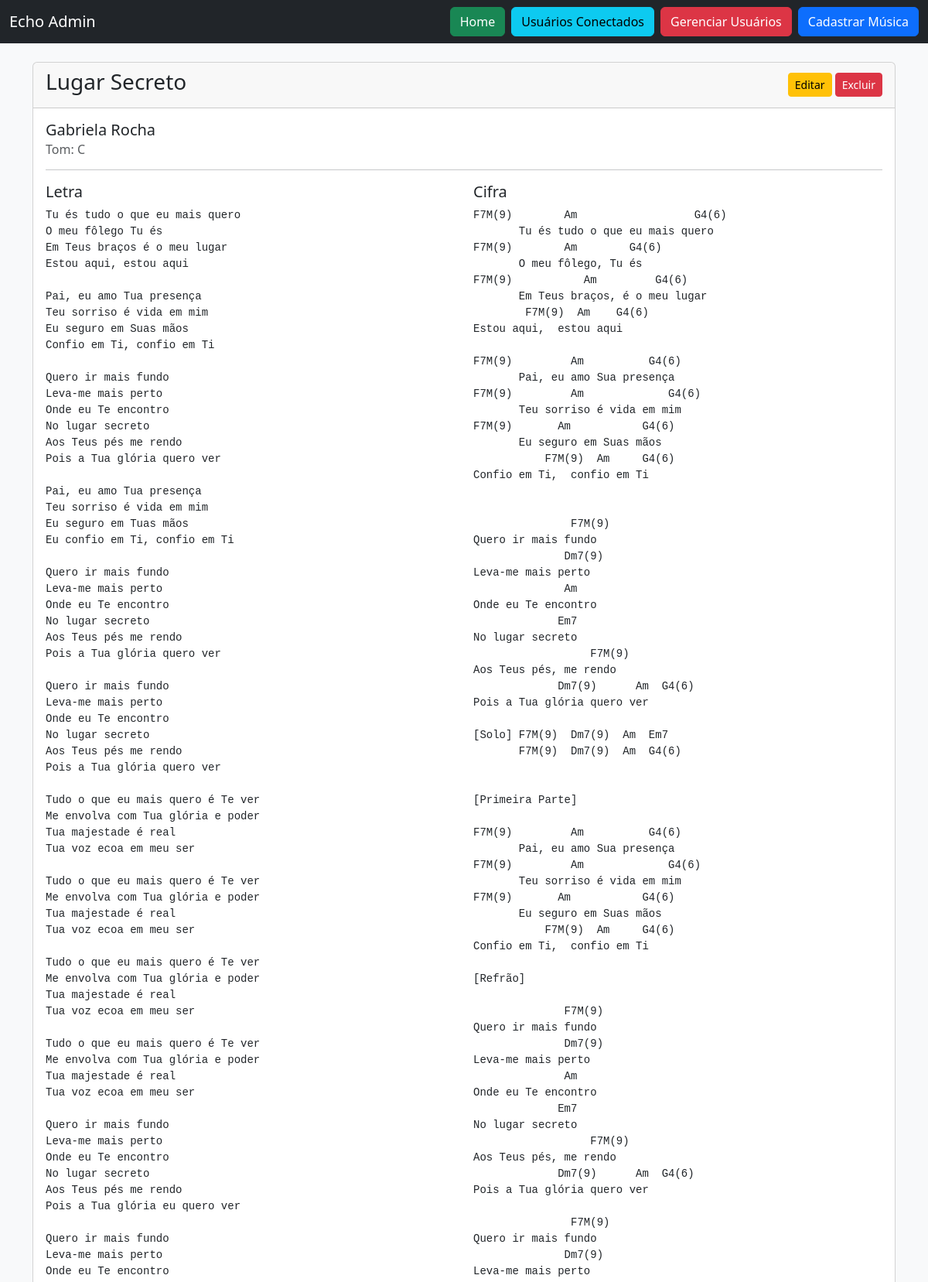
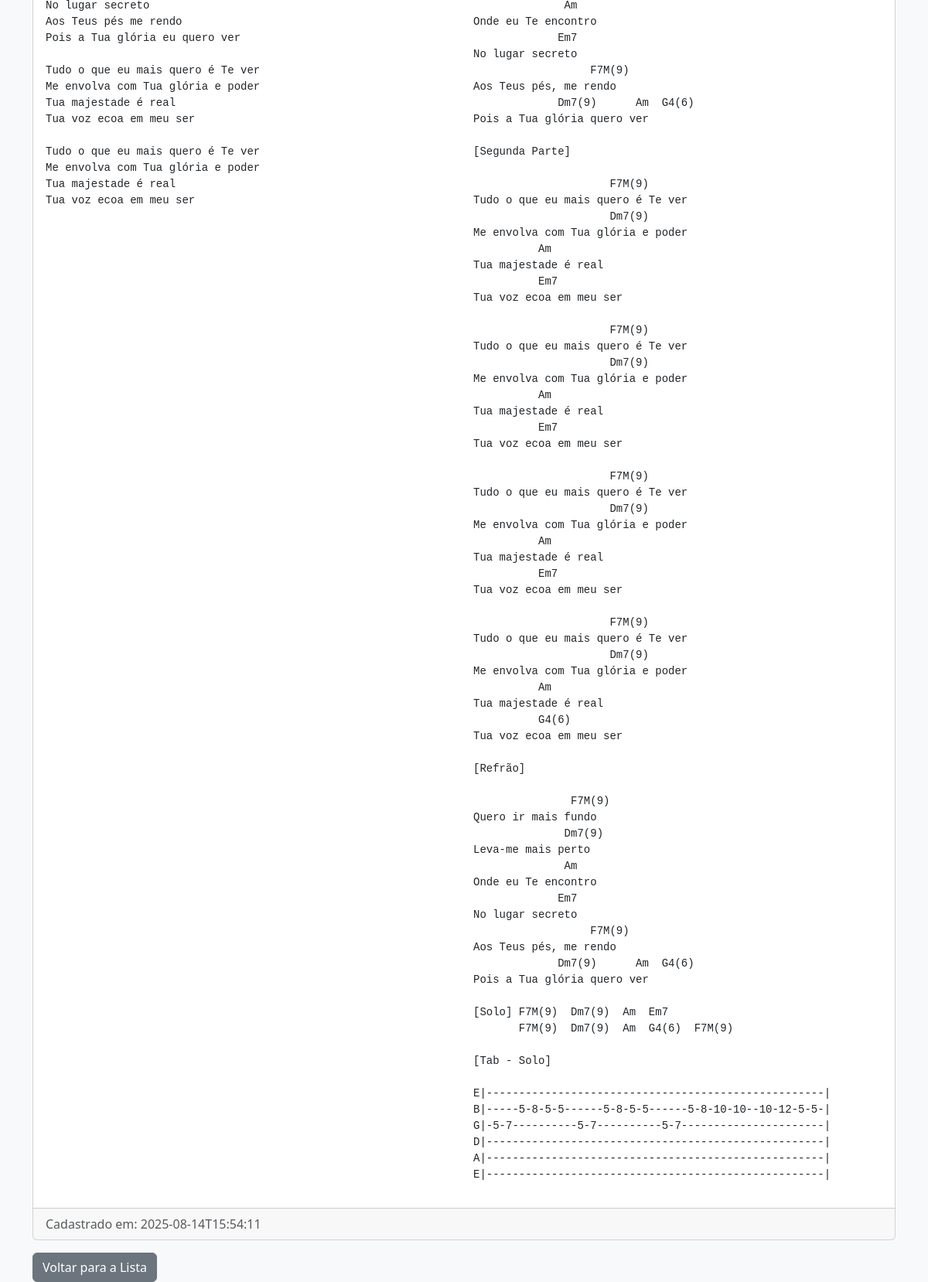
Page /cifras/4 on the committed database (2 pictures, top to bottom).
### tables this page shows
CREATE TABLE cifras (
            id INTEGER PRIMARY KEY AUTOINCREMENT,
            titulo TEXT NOT NULL,
            banda TEXT NOT NULL,
            tom TEXT NOT NULL,
            capotraste TEXT,
            afinacao TEXT,
            letra TEXT NOT NULL,
            cifra TEXT NOT NULL,
            arquivo TEXT,
            created_at TEXT NOT NULL
        );

### app.py (the view)
@app.route("/cifras/<int:cifra_id>")
def detalhar_cifra(cifra_id):
    conn = get_cifras_conn()
    cur = conn.cursor()
    cur.execute("SELECT * FROM cifras WHERE id = ?", (cifra_id,))
    row = cur.fetchone()
    conn.close()
    if not row:
        flash("Registro não encontrado.", "warning")
        return redirect(url_for("listar_cifras"))
    return render_template("detail.html", m=row)

### app.py (called while the page is built)
def get_cifras_conn():
    conn = sqlite3.connect(CIFRAS_DB_PATH)
    conn.row_factory = sqlite3.Row
    return conn

### templates/detail.html
{% extends 'base.html' %}
{% block content %}
    <div class="card">
        <div class="card-header d-flex justify-content-between align-items-center">
            <h3>{{ m.titulo }}</h3>
            <div>
                <a href="{{ url_for('editar_cifra', cifra_id=m.id) }}" class="btn btn-sm btn-warning">Editar</a>
                <form action="{{ url_for('excluir_cifra', cifra_id=m.id) }}" method="POST" class="d-inline" onsubmit="return confirm('Tem certeza que deseja excluir esta cifra?');">
                    <button type="submit" class="btn btn-sm btn-danger">Excluir</button>
                </form>
            </div>
        </div>
        <div class="card-body">
            <h5 class="card-title">{{ m.banda }}</h5>
            <h6 class="card-subtitle mb-2 text-muted">Tom: {{ m.tom }}</h6>
            <hr>
            <div class="row">
                <div class="col-md-6">
                    <h5>Letra</h5>
                    <pre>{{ m.letra }}</pre>
                </div>
                <div class="col-md-6">
                    <h5>Cifra</h5>
                    <pre>{{ m.cifra }}</pre>
                </div>
            </div>
        </div>
        <div class="card-footer text-muted">
            Cadastrado em: {{ m.created_at }}
        </div>
    </div>
    <a href="{{ url_for('listar_cifras') }}" class="btn btn-secondary mt-3">Voltar para a Lista</a>
{% endblock %}

### templates/base.html (style rules this page uses)
body { background-color: #f8f9fa; }

### rows in the picture
cifras: titulo "Lugar Secreto", banda "Gabriela Rocha", tom "C", letra "Tu és tudo o que eu mais quero O meu fôlego Tu és Em Teus braços é o meu lugar Estou aqui, estou aqui Pai, eu amo Tua presença Teu sorriso é vida em mim Eu seguro em Suas mãos Confio em Ti, confio em Ti Quero ir mais fundo Leva-me mais perto Onde eu Te encontro No lugar secreto Aos Teus pés me rendo Pois a Tua glória quero ver Pai, eu amo Tua presença Teu sorriso é vida em mim Eu seguro em Tuas mãos Eu confio em Ti, confio em Ti Quero ir mais fundo Leva-me mais perto Onde eu Te encontro No lugar secreto Aos Teus pés me rendo Pois a Tua glória quero ver Quero ir mais fundo Leva-me mais perto Onde eu Te encontro No lugar secreto Aos Teus pés me rendo Pois a Tua glória quero ver Tudo o que eu…", cifra "F7M(9) Am G4(6) Tu és tudo o que eu mais quero F7M(9) Am G4(6) O meu fôlego, Tu és F7M(9) Am G4(6) Em Teus braços, é o meu lugar F7M(9) Am G4(6) Estou aqui, estou aqui F7M(9) Am G4(6) Pai, eu amo Sua presença F7M(9) Am G4(6) Teu sorriso é vida em mim F7M(9) Am G4(6) Eu seguro em Suas mãos F7M(9) Am G4(6) Confio em Ti, confio em Ti F7M(9) Quero ir mais fundo Dm7(9) Leva-me mais perto Am Onde eu Te encontro Em7 No lugar secreto F7M(9) Aos Teus pés, me rendo Dm7(9) Am G4(6) Pois a Tua glória quero ver [Solo] F7M(9) Dm7(9) Am Em7 F7M(9) Dm7(9) Am G4(6) [Primeira Parte] F7M(9) Am G4(6) Pai, eu amo Sua presença F7M(9) Am G4(6) Teu sorriso é vida em mim F7M(9) Am G4(6) Eu seguro em Suas mãos…", created_at "2025-08-14T15:54:11"
